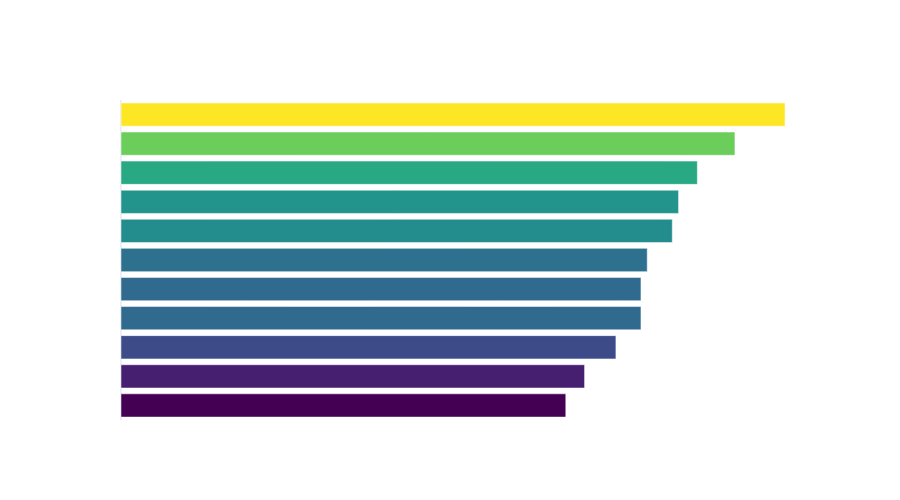

Source (notebook cell):
### Markdown cell above
### EDA Introduction

Before building predictive models, we need to understand the structure and distributions within our cleaned dataset. This exploratory analysis serves three purposes:

1. **Examine individual feature distributions** — understand the range, shape, and balance of each variable independently
2. **Explore relationships between features and the target variable** (`high_traffic`) — identify which features may be predictive of whether a recipe drives high site traffic
3. **Surface actionable business insights** — determine which recipe characteristics (category, nutritional profile, serving size) are associated with high-traffic outcomes

These findings will directly inform our feature selection and modeling strategy, and help answer the product team's core question: *Can we predict which recipes will lead to high traffic?*

### Code cell
# Single-Variable Chart 1: Recipe count by category
category_counts = traffic_df['category'].value_counts().sort_values(ascending=True)

fig = px.bar(
    x=category_counts.values,
    y=category_counts.index,
    orientation='h',
    title='Recipe Count by Category',
    labels={'x': 'Number of Recipes', 'y': 'Category'},
    color=category_counts.values,
    color_continuous_scale='Viridis'
)
fig.update_layout(
    showlegend=False,
    coloraxis_showscale=False,
    height=500,
    template='plotly_white'
)

fig.update_layout(paper_bgcolor='rgba(0,0,0,0)', plot_bgcolor='rgba(0,0,0,0)', font=dict(color='white'),
    xaxis=dict(gridcolor='rgba(255,255,255,0.69)'),
    yaxis=dict(gridcolor='rgba(255,255,255,0.69)')
)

fig.write_image('notebook_images/plot_images/recipe_count_by_category.png', scale=2)
fig.show()

### Figure 1 — Plotly figure (JSON) as saved in the notebook; plotly's stock layout.template omitted (floating-point values rounded to 4 significant figures)
{"data": [{"hovertemplate": "Number of Recipes=%{x}<br>Category=%{y}<br>color=%{marker.color}<extra></extra>", "legendgroup": "", "marker": {"color": [71, 74, 79, 83, 83, 84, 88, 89, 92, 98, 106], "coloraxis": "coloraxis", "pattern": {"shape": ""}}, "name": "", "orientation": "h", "showlegend": false, "textposition": "auto", "x": [71, 74, 79, 83, 83, 84, 88, 89, 92, 98, 106], "xaxis": "x", "y": ["One Dish Meal", "Chicken", "Meat", "Dessert", "Vegetable", "Pork", "Potato", "Lunch/Snacks", "Beverages", "Chicken Breast", "Breakfast"], "yaxis": "y", "type": "bar"}], "layout": {"xaxis": {"anchor": "y", "domain": [0.0, 1.0], "title": {"text": "Number of Recipes"}, "gridcolor": "rgba(255,255,255,0.69)"}, "yaxis": {"anchor": "x", "domain": [0.0, 1.0], "title": {"text": "Category"}, "gridcolor": "rgba(255,255,255,0.69)"}, "coloraxis": {"colorbar": {"title": {"text": "color"}}, "colorscale": [[0.0, "#440154"], [0.1111, "#482878"], [0.2222, "#3e4989"], [0.3333, "#31688e"], [0.4444, "#26828e"], [0.5556, "#1f9e89"], [0.6667, "#35b779"], [0.7778, "#6ece58"], [0.8889, "#b5de2b"], [1.0, "#fde725"]], "showscale": false}, "legend": {"tracegroupgap": 0}, "title": {"text": "Recipe Count by Category"}, "barmode": "relative", "showlegend": false, "height": 500, "font": {"color": "white"}, "paper_bgcolor": "rgba(0,0,0,0)", "plot_bgcolor": "rgba(0,0,0,0)"}}
